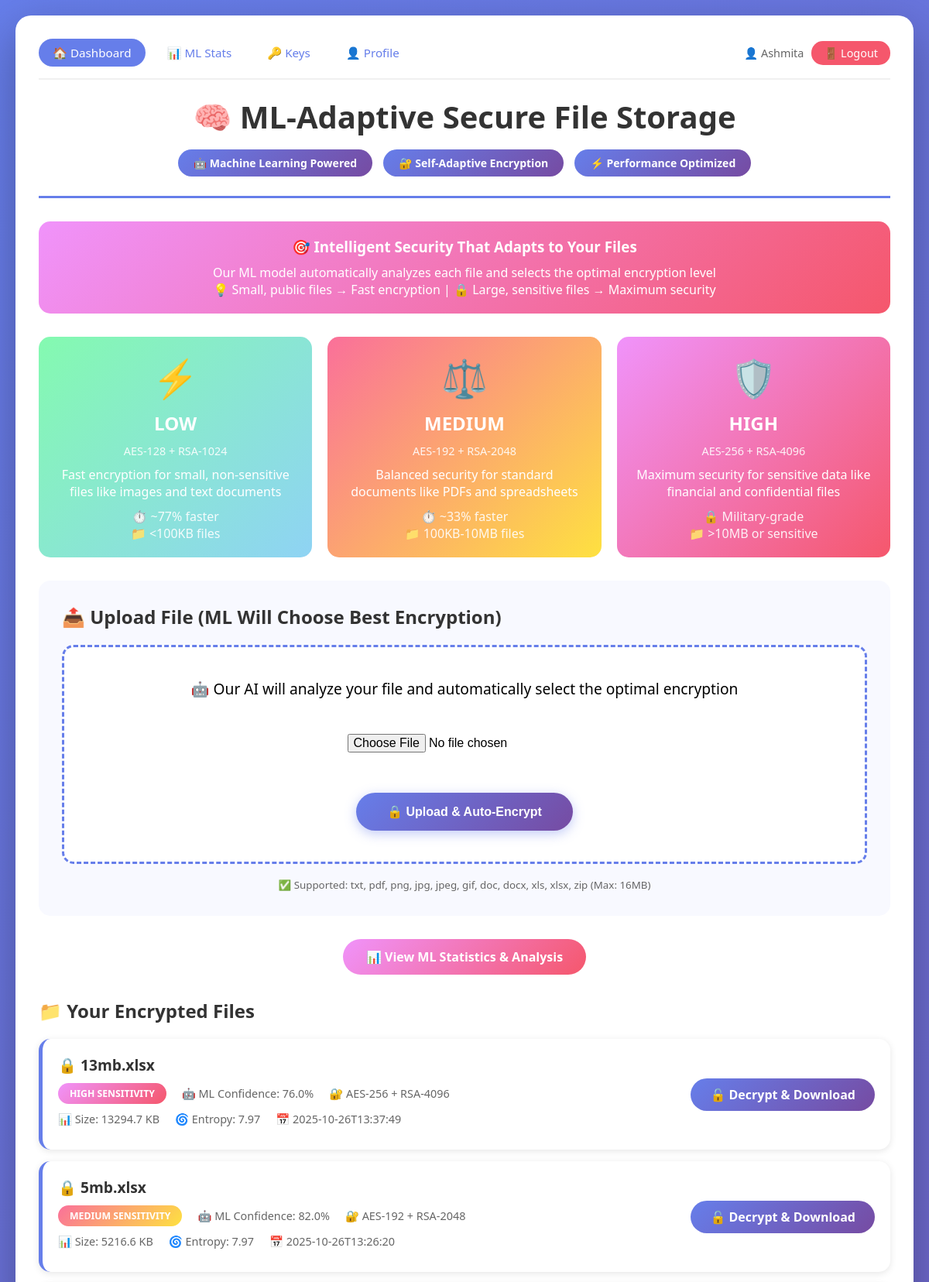
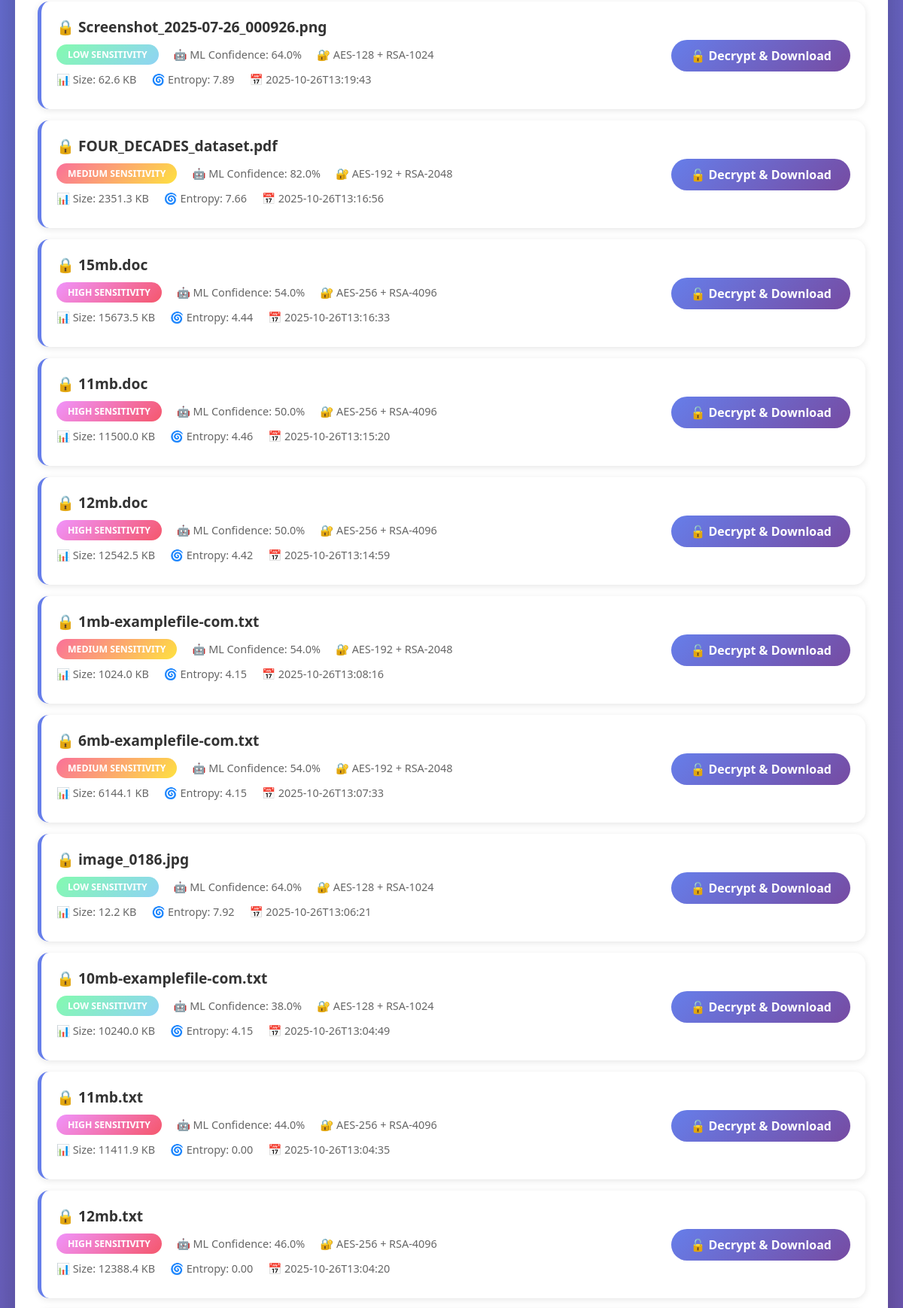
The page / (signed in, upper part) on the database its author committed (2 pictures, top to bottom).
### secure-file-storage-main/models.py (models this page shows, shortened)
class User(UserMixin, db.Model):
    __tablename__ = 'users'
    id = db.Column(db.Integer, primary_key=True)
    username = db.Column(db.String(80), unique=True, nullable=False, index=True)
    email = db.Column(db.String(120), unique=True, nullable=False, index=True)
    password_hash = db.Column(db.String(255), nullable=False)
    full_name = db.Column(db.String(150))
    created_at = db.Column(db.DateTime, default=datetime.utcnow)
    last_login = db.Column(db.DateTime)
    is_active = db.Column(db.Boolean, default=True)
    is_admin = db.Column(db.Boolean, default=False)
    failed_login_attempts = db.Column(db.Integer, default=0)
    account_locked_until = db.Column(db.DateTime, nullable=True)
    password_reset_token = db.Column(db.String(100), unique=True, nullable=True)
    password_reset_expires = db.Column(db.DateTime, nullable=True)
    files = db.relationship('EncryptedFile', backref='owner', lazy='dynamic', cascade='all, delete-orphan')
    sessions = db.relationship('UserSession', backref='user', lazy='dynamic', cascade='all, delete-orphan')

class EncryptedFile(db.Model):
    __tablename__ = 'encrypted_files'
    id = db.Column(db.Integer, primary_key=True)
    user_id = db.Column(db.Integer, db.ForeignKey('users.id'), nullable=False)
    filename = db.Column(db.String(255), nullable=False)
    original_filename = db.Column(db.String(255), nullable=False)
    file_size = db.Column(db.Integer, nullable=False)
    encrypted_aes_key = db.Column(db.Text, nullable=False)
    sensitivity = db.Column(db.String(20), nullable=False)  # LOW, MEDIUM, HIGH
    crypto_config = db.Column(db.String(50), nullable=False)
    ml_confidence = db.Column(db.Float, default=0.0)
    entropy = db.Column(db.Float, default=0.0)
    uploaded_at = db.Column(db.DateTime, default=datetime.utcnow)
    last_accessed = db.Column(db.DateTime)
    is_shared = db.Column(db.Boolean, default=False)

### secure-file-storage-main/app_with_auth.py (the view)
@app.route('/')
@login_required
def index():
    user_files = EncryptedFile.query.filter_by(user_id=current_user.id)\
        .order_by(EncryptedFile.uploaded_at.desc()).all()
    files_dict = {}
    for file in user_files:
        files_dict[str(file.id)] = {
            'filename': file.filename,
            'original_filename': file.original_filename,
            'file_size': file.file_size,
            'sensitivity': file.sensitivity,
            'ml_confidence': file.ml_confidence,
            'entropy': file.entropy,
            'crypto_config': file.crypto_config,
            'uploaded_at': file.uploaded_at.isoformat(),
            'encrypted_aes_key': file.encrypted_aes_key
        }
    return render_template('index_ml_adaptive.html',
                         files=files_dict,
                         user_id=current_user.username)

### secure-file-storage-main/app_with_auth.py (called while the page is built)
@login_manager.user_loader
def load_user(user_id):
    return db.session.get(User, int(user_id))

### secure-file-storage-main/templates/index_ml_adaptive.html (shortened to what this page needs)
<!DOCTYPE html>
<html lang="en">
<head>
</head>
<body>
    <div class="container">
        <div class="nav-bar">
            <div class="nav-links">
                <a href="/" class="nav-link active">🏠 Dashboard</a>
                <a href="/ml-stats" class="nav-link">📊 ML Stats</a>
                <a href="/keys" class="nav-link">🔑 Keys</a>
                <a href="/profile" class="nav-link">👤 Profile</a>
            </div>
            <div class="user-section">
                <span class="user-info">👤 {{ user_id }}</span>
                <a href="/auth/logout" class="logout-btn">🚪 Logout</a>
            </div>
        </div>
        <div class="header">
            <h1>🧠 ML-Adaptive Secure File Storage</h1>
            <div>
                <span class="ml-badge">🤖 Machine Learning Powered</span>
                <span class="ml-badge">🔐 Self-Adaptive Encryption</span>
                <span class="ml-badge">⚡ Performance Optimized</span>
            </div>
        </div>
        <div class="info-banner">
            <h3>🎯 Intelligent Security That Adapts to Your Files</h3>
            <p>Our ML model automatically analyzes each file and selects the optimal encryption level</p>
            <p>💡 Small, public files → Fast encryption | 🔒 Large, sensitive files → Maximum security</p>
        </div>
        <div class="encryption-levels">
            <div class="level-card level-low">
                <div class="icon">⚡</div>
                <h3>LOW</h3>
                <div class="specs">AES-128 + RSA-1024</div>
                <p>Fast encryption for small, non-sensitive files like images and text documents</p>
                <div style="margin-top: 10px; opacity: 0.9;">
                    ⏱️ ~77% faster<br>
                    📁 <100KB files
                </div>
            </div>
            <div class="level-card level-medium">
                <div class="icon">⚖️</div>
                <h3>MEDIUM</h3>
                <div class="specs">AES-192 + RSA-2048</div>
                <p>Balanced security for standard documents like PDFs and spreadsheets</p>
                <div style="margin-top: 10px; opacity: 0.9;">
                    ⏱️ ~33% faster<br>
                    📁 100KB-10MB files
                </div>
            </div>
            <div class="level-card level-high">
                <div class="icon">🛡️</div>
                <h3>HIGH</h3>
                <div class="specs">AES-256 + RSA-4096</div>
                <p>Maximum security for sensitive data like financial and confidential files</p>
                <div style="margin-top: 10px; opacity: 0.9;">
                    🔒 Military-grade<br>
                    📁 >10MB or sensitive
                </div>
            </div>
        </div>
        <div class="upload-section">
            <h2 style="margin-bottom: 20px; color: #333;">📤 Upload File (ML Will Choose Best Encryption)</h2>
            <form action="/upload" method="POST" enctype="multipart/form-data">
                <div class="upload-box">
                    <p style="font-size: 1.2em; margin-bottom: 15px;">
                        🤖 Our AI will analyze your file and automatically select the optimal encryption
                    </p>
                    <input type="file" name="file" required>
                    <br><br>
                    <button type="submit" class="btn">🔒 Upload & Auto-Encrypt</button>
                </div>
            </form>
            <p style="text-align: center; margin-top: 15px; color: #666;">
                <small>✅ Supported: txt, pdf, png, jpg, jpeg, gif, doc, docx, xls, xlsx, zip (Max: 16MB)</small>
            </p>
        </div>
        <div class="stats-link">
            <a href="/ml-stats" class="stats-btn">📊 View ML Statistics & Analysis</a>
        </div>
        <div class="files-section">
            <h2 style="margin-bottom: 20px; color: #333;">📁 Your Encrypted Files</h2>
            {% if files %}
                {% for file_id, file_info in files.items() %}
                <div class="file-item">
                    <div class="file-header">
                        <div style="flex: 1;">
                            <div class="file-name">🔒 {{ file_info.original_filename }}</div>
                            <div class="file-meta">
                                <div class="meta-item">
                                    <span class="sensitivity-badge badge-{{ file_info.sensitivity|lower }}">
                                        {{ file_info.sensitivity }} SENSITIVITY
                                    </span>
                                </div>
                                <div class="meta-item">
                                    🤖 ML Confidence: {{ "%.1f"|format(file_info.ml_confidence * 100) }}%
                                </div>
                                <div class="meta-item">
                                    🔐 {{ file_info.crypto_config }}
                                </div>
                            </div>
                            <div class="file-meta">
                                <div class="meta-item">
                                    📊 Size: {{ "%.1f"|format(file_info.file_size / 1024) }} KB
                                </div>
                                <div class="meta-item">
                                    🌀 Entropy: {{ "%.2f"|format(file_info.entropy) }}
                                </div>
                                <div class="meta-item">
                                    📅 {{ file_info.uploaded_at[:19] }}
                                </div>
                            </div>
                        </div>
                        <div>
                            <a href="/download/{{ file_id }}" class="download-btn">🔓 Decrypt & Download</a>
                        </div>
                    </div>
                </div>
                {% endfor %}
            {% else %}
                <div class="empty-state">
                    <div class="icon">📂</div>
                    <h3>No files yet</h3>
                    <p>Upload your first file to see ML-adaptive encryption in action!</p>
                </div>
            {% endif %}
        </div>
    </div>
</body>
</html>

### secure-file-storage-main/templates/index_ml_adaptive.html (style rules this page uses)
* { margin: 0; padding: 0; box-sizing: border-box; }
body { font-family: 'Segoe UI', Tahoma, Geneva, Verdana, sans-serif; background: linear-gradient(135deg, #667eea 0%, #764ba2 100%); min-height: 100vh; padding: 20px; }
.container { max-width: 1200px; margin: 0 auto; background: white; border-radius: 20px; padding: 30px; box-shadow: 0 20px 60px rgba(0,0,0,0.3); }
.nav-bar { display: flex; justify-content: space-between; align-items: center; margin-bottom: 20px; padding-bottom: 15px; border-bottom: 2px solid #f0f0f0; }
.nav-links { display: flex; gap: 10px; flex-wrap: wrap; }
.nav-link { color: #667eea; text-decoration: none; padding: 8px 18px; border-radius: 20px; transition: all 0.3s; font-weight: 500; font-size: 0.95em; }
.nav-link.active { background: #667eea; color: white; }
.user-section { display: flex; align-items: center; gap: 10px; }
.user-info { color: #666; font-size: 0.9em; }
.logout-btn { background: #f5576c; color: white; padding: 6px 16px; border-radius: 15px; text-decoration: none; font-size: 0.9em; transition: all 0.3s; }
.header { text-align: center; margin-bottom: 30px; padding-bottom: 20px; border-bottom: 3px solid #667eea; }
.header h1 { color: #333; margin-bottom: 10px; font-size: 2.5em; }
.ml-badge { background: linear-gradient(135deg, #667eea 0%, #764ba2 100%); color: white; padding: 8px 20px; border-radius: 25px; font-size: 14px; display: inline-block; margin: 5px; font-weight: bold; }
.info-banner { background: linear-gradient(135deg, #f093fb 0%, #f5576c 100%); color: white; padding: 20px; border-radius: 15px; margin: 20px 0; text-align: center; }
.info-banner h3 { margin-bottom: 10px; }
.encryption-levels { display: grid; grid-template-columns: repeat(auto-fit, minmax(300px, 1fr)); gap: 20px; margin: 30px 0; }
.level-card { padding: 20px; border-radius: 15px; text-align: center; color: white; transition: transform 0.3s; }
.level-low { background: linear-gradient(135deg, #84fab0 0%, #8fd3f4 100%); }
.level-medium { background: linear-gradient(135deg, #fa709a 0%, #fee140 100%); }
.level-high { background: linear-gradient(135deg, #f093fb 0%, #f5576c 100%); }
.level-card h3 { margin-bottom: 10px; font-size: 1.5em; }
.level-card .specs { font-size: 0.9em; opacity: 0.9; margin: 10px 0; }
.level-card .icon { font-size: 3em; margin-bottom: 10px; }
.upload-section { background: #f8f9ff; padding: 30px; border-radius: 15px; margin: 30px 0; }
.upload-box { border: 3px dashed #667eea; padding: 40px; text-align: center; border-radius: 15px; background: white; transition: all 0.3s; }
.upload-box input[type="file"] { margin: 20px 0; padding: 10px; font-size: 16px; }
.btn { background: linear-gradient(135deg, #667eea 0%, #764ba2 100%); color: white; padding: 15px 40px; border: none; border-radius: 30px; font-size: 16px; font-weight: bold; cursor: pointer; transition: all 0.3s; box-shadow: 0 4px 15px rgba(102, 126, 234, 0.4); }
.files-section { margin-top: 30px; }
.file-item { background: white; padding: 20px; margin: 15px 0; border-radius: 15px; border-left: 5px solid #667eea; box-shadow: 0 2px 10px rgba(0,0,0,0.1); transition: all 0.3s; }
.file-header { display: flex; justify-content: space-between; align-items: center; flex-wrap: wrap; }
.file-name { font-size: 1.2em; font-weight: bold; color: #333; margin-bottom: 10px; }
.sensitivity-badge { padding: 5px 15px; border-radius: 20px; font-size: 0.85em; font-weight: bold; color: white; }
.badge-low { background: linear-gradient(135deg, #84fab0 0%, #8fd3f4 100%); }
.badge-medium { background: linear-gradient(135deg, #fa709a 0%, #fee140 100%); }
.badge-high { background: linear-gradient(135deg, #f093fb 0%, #f5576c 100%); }
.file-meta { display: flex; gap: 20px; flex-wrap: wrap; margin: 10px 0; font-size: 0.9em; color: #666; }
.meta-item { display: flex; align-items: center; gap: 5px; }
.download-btn { background: linear-gradient(135deg, #667eea 0%, #764ba2 100%); color: white; padding: 10px 25px; border: none; border-radius: 25px; text-decoration: none; display: inline-block; transition: all 0.3s; font-weight: bold; }
.stats-link { text-align: center; margin: 30px 0; }
.stats-btn { background: linear-gradient(135deg, #f093fb 0%, #f5576c 100%); color: white; padding: 12px 30px; border-radius: 25px; text-decoration: none; display: inline-block; font-weight: bold; transition: all 0.3s; }

### rows shown on the page
User: username "Ashmita"
EncryptedFile: original_filename "13mb.xlsx", sensitivity "HIGH", file_info.ml_confidence*100 "76.0", crypto_config "AES-256 + RSA-4096", file_info.file_size/1024 "13294.7", entropy "7.97"
EncryptedFile: original_filename "5mb.xlsx", sensitivity "MEDIUM", file_info.ml_confidence*100 "82.0", crypto_config "AES-192 + RSA-2048", file_info.file_size/1024 "5216.6", entropy "7.97"
EncryptedFile: original_filename "Screenshot_2025-07-26_000926.png", sensitivity "LOW", file_info.ml_confidence*100 "64.0", crypto_config "AES-128 + RSA-1024", file_info.file_size/1024 "62.6", entropy "7.89"
EncryptedFile: original_filename "FOUR_DECADES_dataset.pdf", sensitivity "MEDIUM", file_info.ml_confidence*100 "82.0", crypto_config "AES-192 + RSA-2048", file_info.file_size/1024 "2351.3", entropy "7.66"
EncryptedFile: original_filename "15mb.doc", sensitivity "HIGH", file_info.ml_confidence*100 "54.0", crypto_config "AES-256 + RSA-4096", file_info.file_size/1024 "15673.5", entropy "4.44"
EncryptedFile: original_filename "11mb.doc", sensitivity "HIGH", file_info.ml_confidence*100 "50.0", crypto_config "AES-256 + RSA-4096", file_info.file_size/1024 "11500.0", entropy "4.46"
EncryptedFile: original_filename "12mb.doc", sensitivity "HIGH", file_info.ml_confidence*100 "50.0", crypto_config "AES-256 + RSA-4096", file_info.file_size/1024 "12542.5", entropy "4.42"
EncryptedFile: original_filename "1mb-examplefile-com.txt", sensitivity "MEDIUM", file_info.ml_confidence*100 "54.0", crypto_config "AES-192 + RSA-2048", file_info.file_size/1024 "1024.0", entropy "4.15"
EncryptedFile: original_filename "6mb-examplefile-com.txt", sensitivity "MEDIUM", file_info.ml_confidence*100 "54.0", crypto_config "AES-192 + RSA-2048", file_info.file_size/1024 "6144.1", entropy "4.15"
EncryptedFile: original_filename "image_0186.jpg", sensitivity "LOW", file_info.ml_confidence*100 "64.0", crypto_config "AES-128 + RSA-1024", file_info.file_size/1024 "12.2", entropy "7.92"
EncryptedFile: original_filename "10mb-examplefile-com.txt", sensitivity "LOW", file_info.ml_confidence*100 "38.0", crypto_config "AES-128 + RSA-1024", file_info.file_size/1024 "10240.0", entropy "4.15"
EncryptedFile: original_filename "11mb.txt", sensitivity "HIGH", file_info.ml_confidence*100 "44.0", crypto_config "AES-256 + RSA-4096", file_info.file_size/1024 "11411.9", entropy "0.00"
EncryptedFile: original_filename "12mb.txt", sensitivity "HIGH", file_info.ml_confidence*100 "46.0", crypto_config "AES-256 + RSA-4096", file_info.file_size/1024 "12388.4", entropy "0.00"

### other values the page prints
{{ file_info.uploaded_at[:19] }} "2025-10-26T13:37:49" "2025-10-26T13:26:20" "2025-10-26T13:19:43" "2025-10-26T13:16:56" "2025-10-26T13:16:33" "2025-10-26T13:15:20" "2025-10-26T13:14:59" "2025-10-26T13:08:16" "2025-10-26T13:07:33" "2025-10-26T13:06:21" "2025-10-26T13:04:49" "2025-10-26T13:04:35" "2025-10-26T13:04:20"
